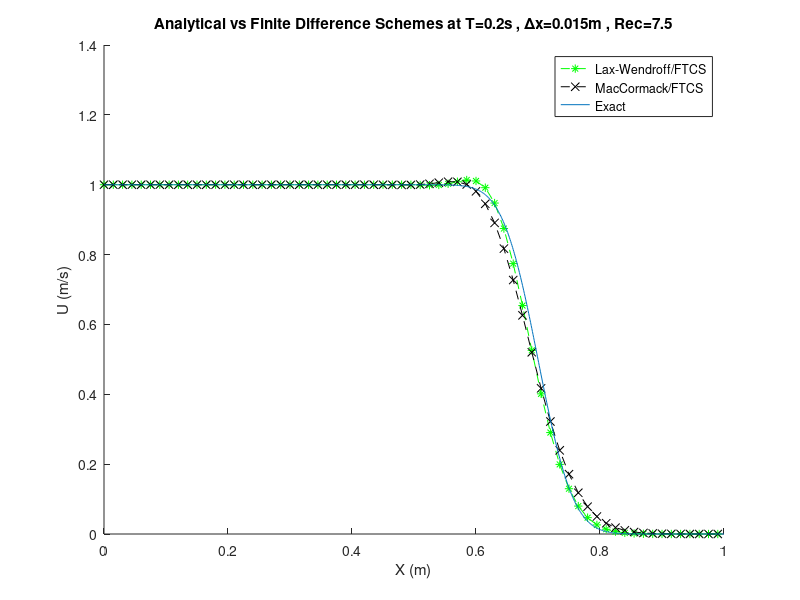

Source code (MATLAB):
% Dushyant

clc; clear all; close all;      
L = 1;				
T = 0.2;			
a = 2.5;			
alpha = 0.005;			
Uo = 1.0;                       

%% Analytical Solution
xa = 0:0.001:L;                 
xo = 0.2;			

Ua = 1-0.5*(1+erf((xa-xo-a*T)/(2*sqrt(alpha*T))))'; 

%% Initialization 

dx = 0.015;                     
dt = (0.05*dx^2)/alpha;        
d = alpha*dt/dx^2;              
c = a*dt/dx;                    
Rec = a*dx/alpha;               
x = [0:dx:L]';                  
t = [0:dt:T];                   
numT = length(t);               
numX = length(x);               


U = zeros(numX,numT);           

U(1,:) = Uo;                    
U(numX,:) = 0;                  

for i=1:numX                    
    if x(i)<0.2
       U(i,1) = 1.0;            
    end
    if x(i)==0.2
        U(i,1) = 0.5;           
    end
    if x(i)>0.2
        U(i,1) = 0.0;           
    end
end



Uvftcs=U;
for j=2:numT
    for i=2:numX-1
        Uvftcs(i,j) = Uvftcs(i,j-1) - (c/2)*( Uvftcs(i+1,j-1) - Uvftcs(i-1,j-1) ) + d*( Uvftcs(i+1,j-1) - 2*Uvftcs(i,j-1) + Uvftcs(i-1,j-1) );
    end
end



Uvuf=U;
for j=2:numT
    for i=2:numX-1
        Uvuf(i,j) = Uvuf(i,j-1) - c*( Uvuf(i,j-1) - Uvuf(i-1,j-1) ) + d*( Uvuf(i+1,j-1) - 2*Uvuf(i,j-1) + Uvuf(i-1,j-1) );
    end
end



Uftcs=U;
for j=2:numT
    for i=2:numX-1
        Uftcs(i,j) = Uftcs(i,j-1) - (c/2)*( Uftcs(i+1,j-1) - Uftcs(i-1,j-1) ) + d*( Uftcs(i+1,j-1) - 2*Uftcs(i,j-1) + Uftcs(i-1,j-1) );
    end
end

Uuf=U;
for j=2:numT
    for i=2:numX-1
        Uuf(i,j) = Uuf(i,j-1) - c*( Uuf(i,j-1) - Uuf(i-1,j-1) ) + d*( Uuf(i+1,j-1) - 2*Uuf(i,j-1) + Uuf(i-1,j-1) );
    end
end

%% Finite Difference - Lax-Wendroff Convection 

Ulwf=U;
for j=2:numT
    for i=2:numX-1
        Ulwf(i,j) = Ulwf(i,j-1) - (c/2)*( Ulwf(i+1,j-1) - Ulwf(i-1,j-1) ) + (c^2/2)*( Ulwf(i+1,j-1) - 2*Ulwf(i,j-1) + Ulwf(i-1,j-1) ) + d*( Ulwf(i+1,j-1) - 2*Ulwf(i,j-1) + Ulwf(i-1,j-1) );
    end
end

%% Finite Difference - MacCormack Convection / FTCS Diffusion

Umf=U;
Umfs=Umf;
for j=1:numT-1
    for i=2:numX-1
        Umfs(i,j) = Umf(i,j) - c*( Umf(i+1,j) - Umf(i,j) ) + d*( Umf(i+1,j) - 2*Umf(i,j) + Umf(i-1,j) );
    end
    for i=2:numX-1
        Umf(i,j+1) = 0.5*( Umf(i,j) + Umfs(i,j)  - c*( Umfs(i,j) - Umfs(i-1,j) )) + d*( Umfs(i+1,j) - 2*Umfs(i,j) + Umfs(i-1,j) );
    end
end


%% Plot Results
figure;
hold on
%plot(x,Uftcs(:,numT),'ro--');
%plot(x,Uuf(:,numT),'m+--');
plot(x,Ulwf(:,numT),'g*--');
plot(x,Umf(:,numT),'kx--');
plot(xa,Ua,'-');
ylabel('U (m/s)');
xlabel('X (m)');
legend('Lax-Wendroff/FTCS','MacCormack/FTCS','Exact');
title(['Analytical vs Finite Difference Schemes at T=',num2str(T),'s , \Deltax=',num2str(dx),'m , Rec=',num2str(Rec)])

